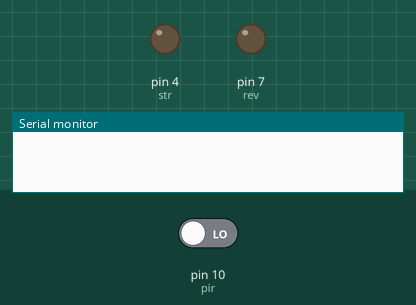
The sketch below on a simulated Arduino Uno, built with avr-gcc and run on an emulated ATmega328P. Parts: output pins drawn as LEDs (lit = HIGH), the last lines printed to the serial monitor. Inputs (shaded band) come from the test bench; at power-on: pin 10 (pir) LOW.

Above: at 1.2 s.
1.3 s: pin 10 (pir) driven HIGH
At 2.5 s:
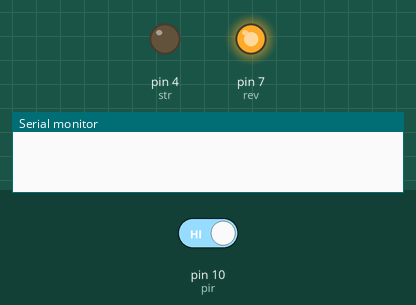
At 17.5 s:
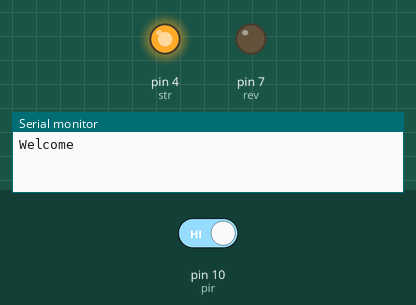
Timing chart, 0 to 37.8 s (numbered marks = the images above; inputs shaded):
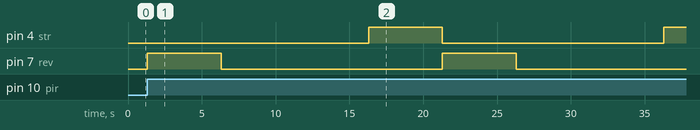

The sketch:

automatic_gate_opening.ino
```cpp
int str=4;   //for anticlockwise
int rev=7;   //for clockwise
int pir=10;
void setup()
{
  pinMode(str, OUTPUT);
  pinMode(rev,OUTPUT);
  pinMode(pir,INPUT);
  Serial.begin(9600);

}

void loop()
{

  if(digitalRead(pir)==HIGH){

    digitalWrite(rev,HIGH);
    delay(5000);


    Serial.println("Welcome");


    digitalWrite(rev,LOW);
    delay(10000);


    digitalWrite(str,HIGH);
    delay(5000);


    digitalWrite(str,LOW);

  }

}
```

Measured:
- after the input at 1.3 s, pin 4 (str): LOW → HIGH after 15.0 s, → LOW 5.0 s later, → HIGH 15.0 s later; pin 7 (rev): alternates HIGH for 5.0 s and LOW for 15.0 s, starting at once
